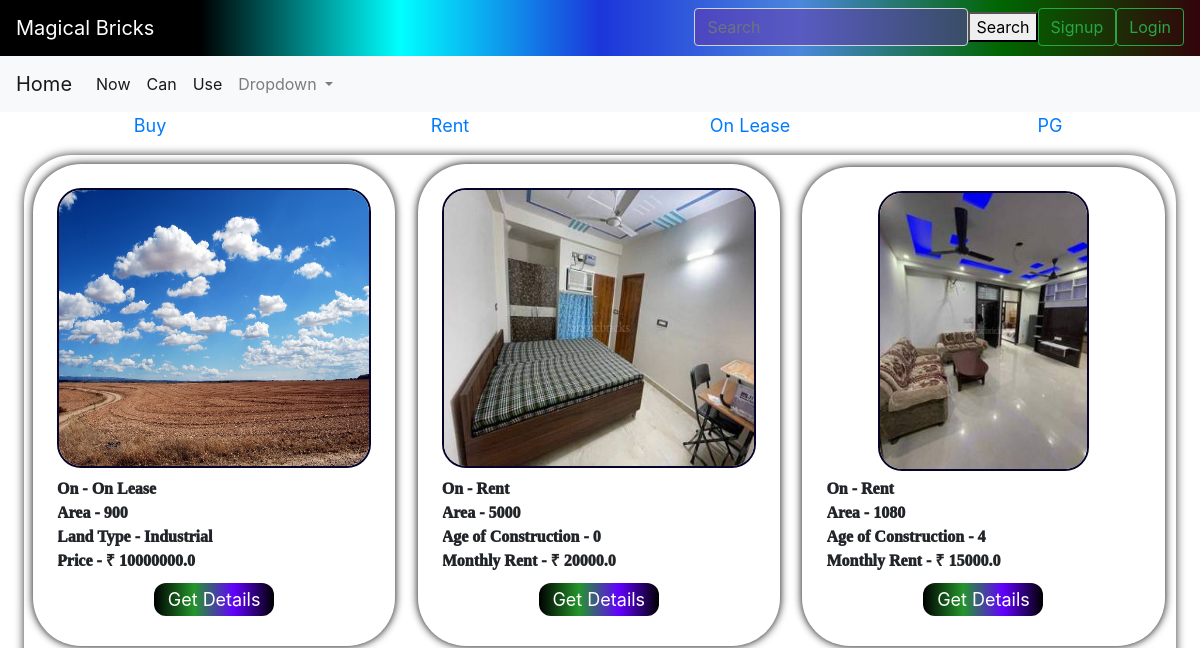
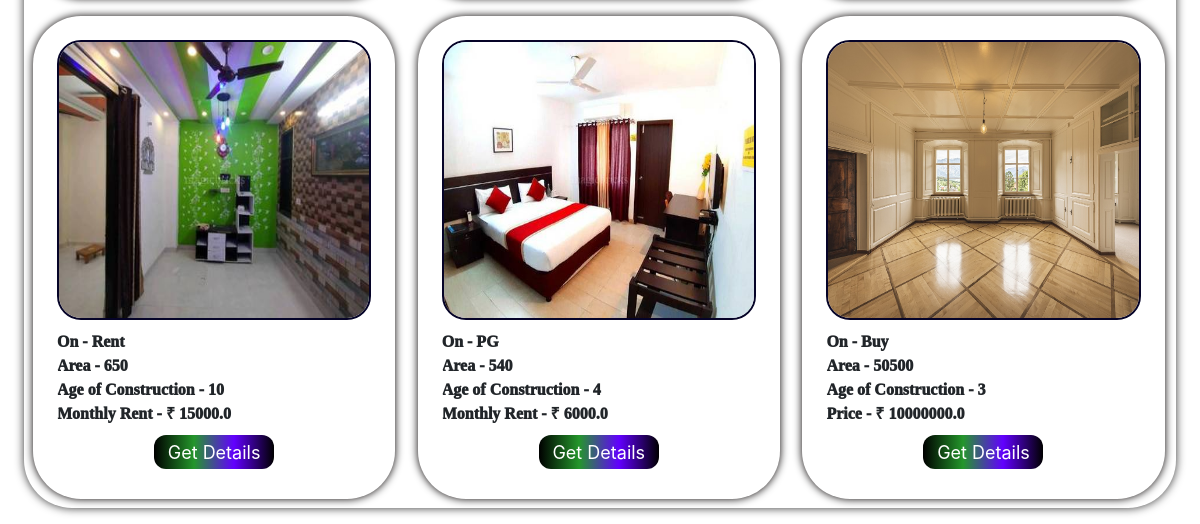
The app's page /, older data (2 pictures, top to bottom).
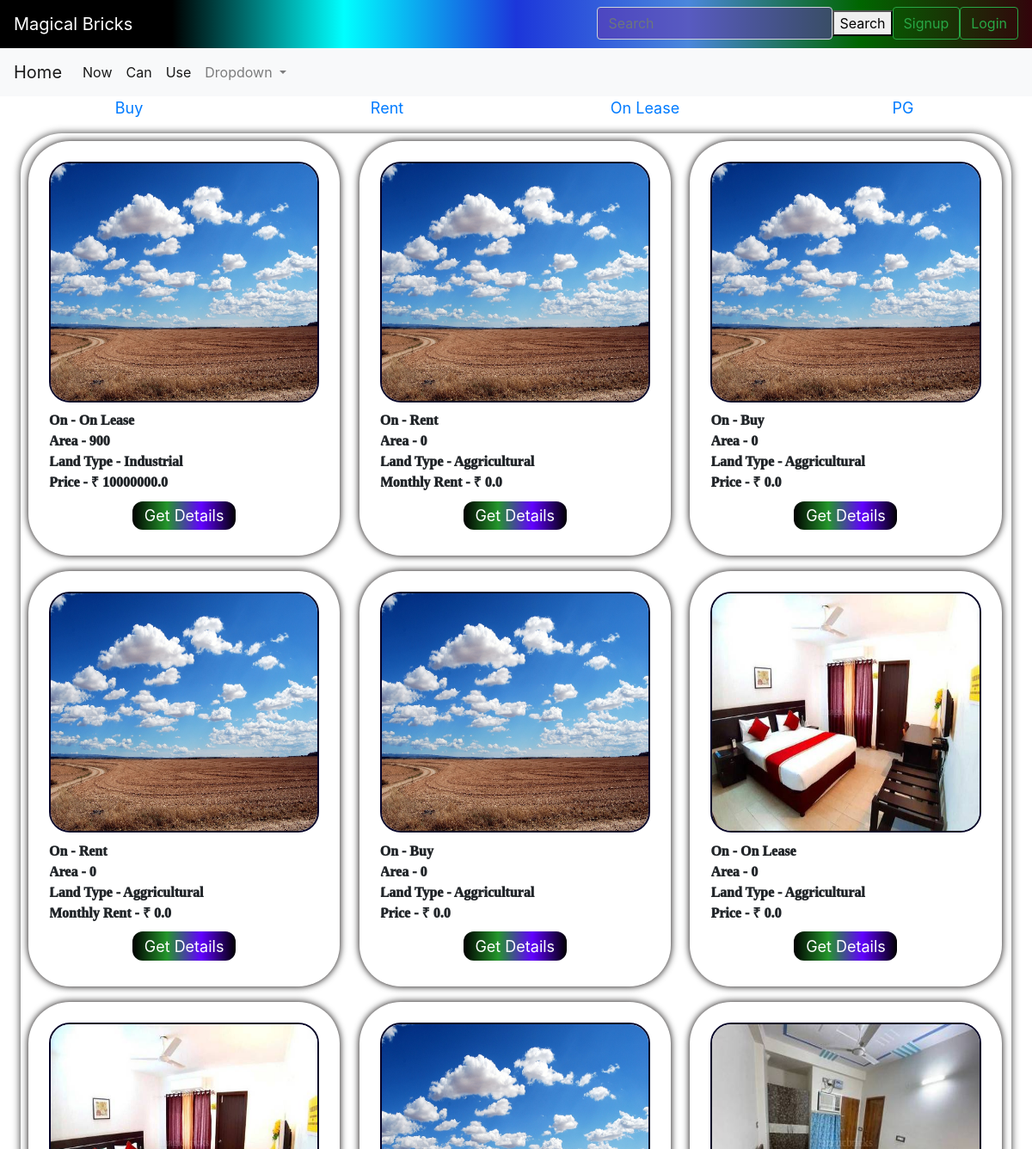
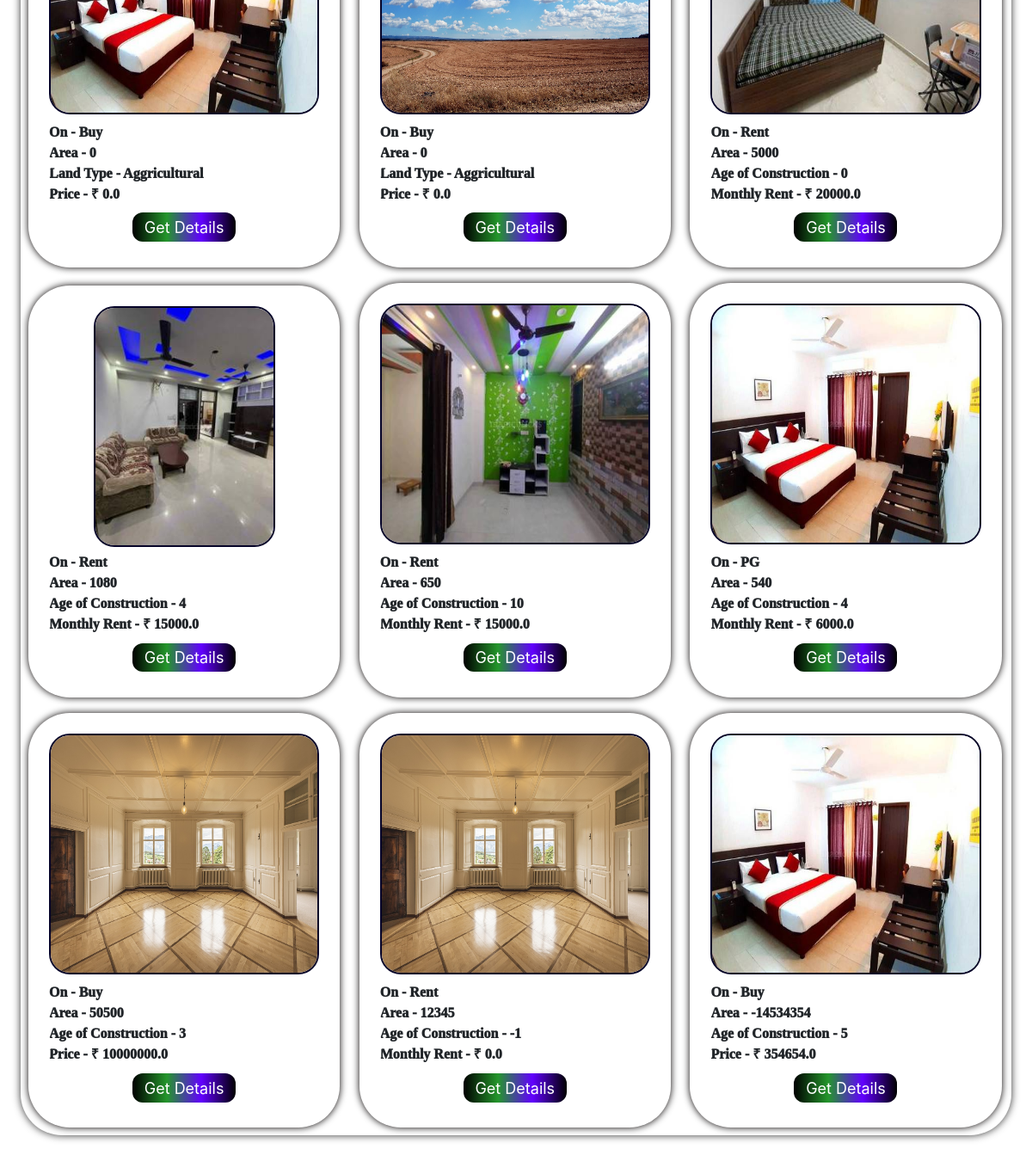
The same page, newer data (2 pictures, top to bottom).
### bricks/models.py (models this page shows, shortened)
class category(models.Model):
    cat=models.CharField(max_length=50)
    def __str__(self) :
        return self.cat

class land(models.Model):
    name=models.CharField(max_length=500,blank=False,null=True,default=None)
    cat=models.ForeignKey("category", null=True , on_delete=models.CASCADE, default=None)
    owner_phone=models.IntegerField(null=True, blank=False)
    owner_name=models.CharField(max_length=500,blank=False,null=True,default=None)
    owner_mail=models.EmailField(max_length=500,blank=False,null=True)
    area=models.IntegerField(default=0)
    land_type=models.CharField(choices=t_l, max_length=50, default= None, null=True)
    price=models.FloatField(default=0)
    p_type=models.CharField(max_length=10, default="Land")
    address=models.CharField(max_length=200, blank= False, default=None, null=False, unique=True)
    image=models.ImageField(upload_to='images/')

class built(models.Model):
    name=models.CharField(max_length=500,blank=False,null=True,default=None)
    owner_phone=models.IntegerField(null=True, blank=False)
    owner_name=models.CharField(max_length=500,blank=False,null=True,default=None)
    owner_mail=models.EmailField(max_length=500,blank=False,null=True)
    cat=models.ForeignKey("category", null=True , on_delete=models.CASCADE, default=None)
    area=models.IntegerField()
    floors=models.IntegerField()
    status=models.CharField(max_length=50,choices=st)
    faces=models.CharField(choices=direction, max_length=50, blank=False)
    p_type=models.CharField(max_length=10, default="Built")
    furnished_status=models.CharField(max_length=50,choices=state, blank=False, null=True)
    type_of_ownership=models.CharField(max_length=50,choices=too)
    price=models.FloatField(default=0,null=True)
    age=models.IntegerField()
    address=models.CharField(max_length=200, blank= False, default=None, null=True, unique=True)
    image=models.ImageField(upload_to='images/')

### bricks/views.py (the view, shortened to what this page needs)
# urls.py: 2. Add a URL to urlpatterns:  path('', views.home, name='home')
def home(request):
    y=category.objects.all()
    p=land.objects.all()
    q=built.objects.all()
    if request.method== 'GET':
        return render(request,'bricks/home.html',{'signup_form':UserForm(),"obj":p,"obj2":q,"y":y,"login_form":AuthenticationForm()})
    return render(request,'bricks/home.html',{'signup_form':UserForm(),"obj":p,"obj2":q,"y":y,"login_form":AuthenticationForm()})

### bricks/form.py
class UserForm(UserCreationForm):
    first_name = forms.CharField()
    last_name = forms.CharField()
    email = forms.EmailField()
    class Meta:
        model = User
        fields = ('first_name','last_name', 'username', 'email', 'password1' ,'password2' )

### bricks/templates/bricks/home.html (shortened to what this page needs)
<!DOCTYPE html>
<html lang="en">
<head>
  {% load static %}
  <link rel="stylesheet" href="{% static 'bricks/style_home.css' %}" />
</head>
<body>
    {% include "bricks/navbar.html" %}
  <div class="main">
    {% if y %} {% for x in y %}
    <a href="{% url 'properties' %}?category={{x.id}}" id="cat">
      <div class="heading">{{x.cat}}</div>
    </a>
    {% endfor %} {% endif %}
  </div>
  <div class="properties" >
    {% if obj %} {% for y in obj %}
    <div  class="property">
      <div class="imgs"><img  src="{{y.image.url}}" alt=""></div>
      <div class="info_items">On - {{y.cat}}</div>
      <div class="info_items">Area - {{y.area}}</div>
      <div class="info_items">Land Type - {{y.land_type}}</div>
      {% if y.cat.cat == "Rent" or y.cat.cat == "On_lease" %}
      <div class="info_items">Monthly Rent - &#8377 {{y.price}}</div>
      {% else %}
      <div class="info_items">Price - &#8377 {{y.price}}</div>
      {% endif %}
      <a href="{% url 'property_details' y.id %}?p_type={{y.p_type}}" id="details_button">
        <div id="details_button">
          Get Details
        </div>
      </a>
    </div>
    {% endfor %}
    {% endif %}
    {% if obj2 %}
    {% for y in obj2 %}
    <div  class="property">
      <div class="imgs"><img  src="{{y.image.url}}" alt=""></div>
      <div class="info_items">On - {{y.cat}}</div>
      <div class="info_items">Area - {{y.area}}</div>
      <div class="info_items">Age of Construction - {{y.age}}</div>
      {% if y.cat.cat == "Rent" or y.cat.cat == "PG" %}
      <div class="info_items">Monthly Rent - &#8377 {{y.price}}</div>
      {% else %}
      <div class="info_items">Price - &#8377 {{y.price}}</div>
      {% endif %}
      <a href="{% url 'property_details' y.id %}?p_type={{y.p_type}}" id="details_button">
        <div id="details_button">
          Get Details
        </div>
      </a>
    </div>
    {% endfor %}
    {% endif %}
  </div>
</body>
</html>

Row changes from the older to the newer data that the page shows:
added land: image (picture), cat "Rent", area "0", land_type "Aggricultural", price "0.0"
added land: image (picture), cat "Buy", area "0", land_type "Aggricultural", price "0.0"
added land: image (picture), cat "Rent", area "0", land_type "Aggricultural", price "0.0"
added land: image (picture), cat "Buy", area "0", land_type "Aggricultural", price "0.0"
added land: image (picture), cat "On Lease", area "0", land_type "Aggricultural", price "0.0"
added land: image (picture), cat "Buy", area "0", land_type "Aggricultural", price "0.0"
added land: image (picture), cat "Buy", area "0", land_type "Aggricultural", price "0.0"
added built: image (picture), cat "Rent", area "12345", age "-1", price "0.0"
added built: image (picture), cat "Buy", area "-14534354", age "5", price "354654.0"
